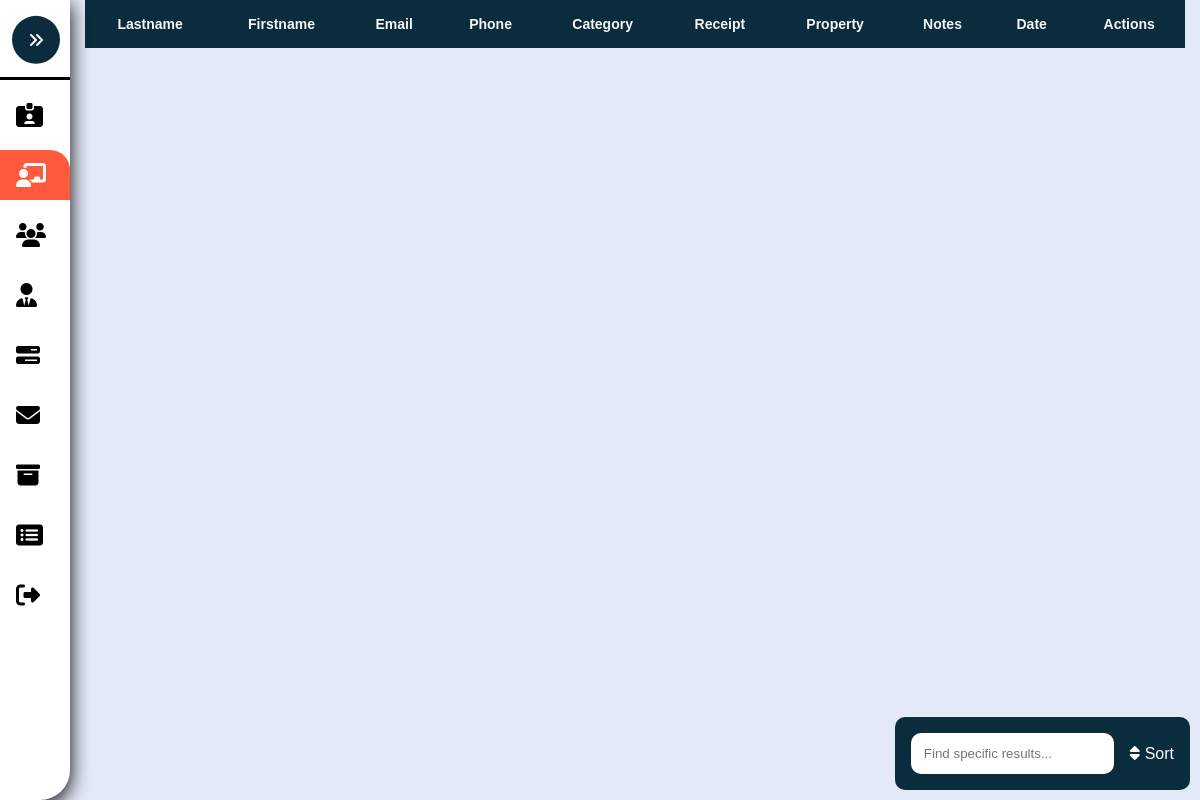
The page /Admin-Pending.php on the database as committed earlier.
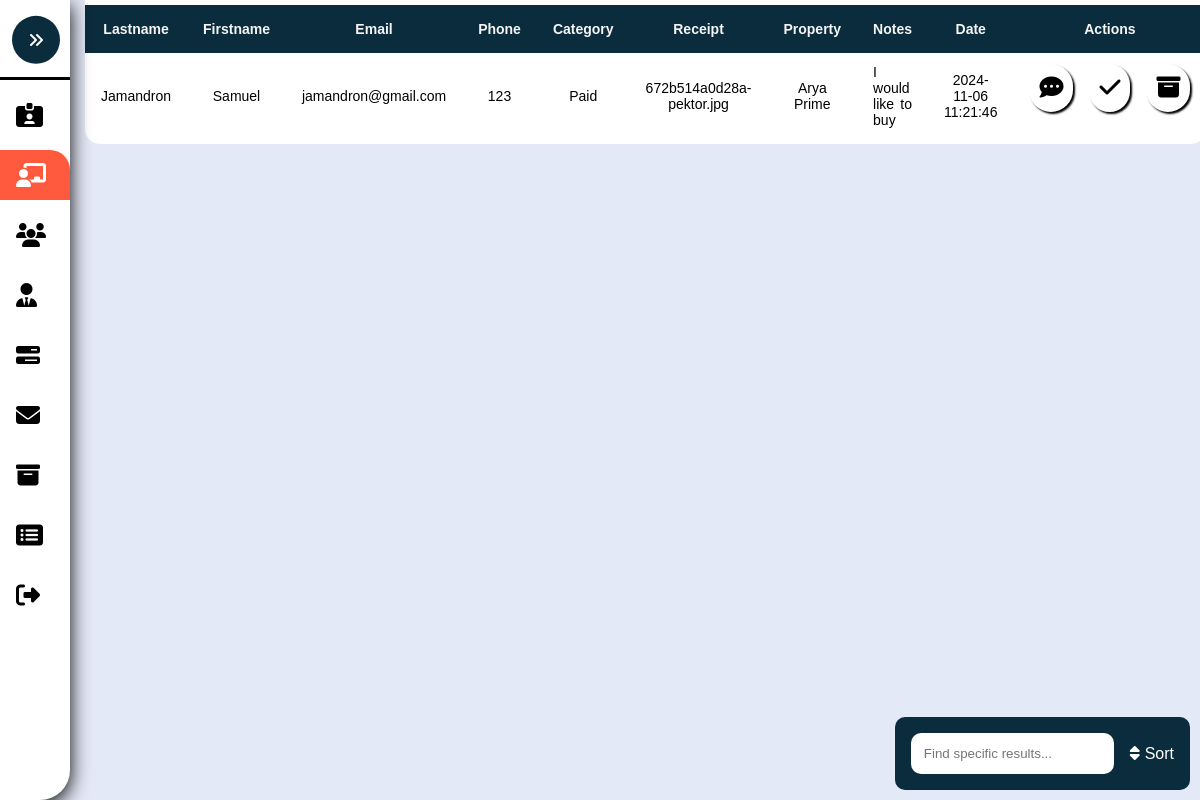
The same page on the database as committed later.
### tables this page shows
CREATE TABLE `pending` (
  `PendingID` int(8) NOT NULL,
  `Lastname` varchar(255) NOT NULL,
  `Firstname` varchar(255) NOT NULL,
  `Email` varchar(255) NOT NULL,
  `Phone` varchar(255) NOT NULL,
  `Message` varchar(255) NOT NULL,
  `Address` varchar(255) NOT NULL,
  `Category` varchar(255) NOT NULL,
  `Receipt` longblob NOT NULL,
  `Date` timestamp NOT NULL DEFAULT current_timestamp(),
  `Status` varchar(255) NOT NULL,
  `Requirements` varchar(255) NOT NULL,
  `UserID` int(8) NOT NULL,
  `PropertyID` int(8) NOT NULL
);

CREATE TABLE `properties` (
  `PropertyID` int(8) NOT NULL,
  `Property` varchar(255) NOT NULL,
  `Description` varchar(255) NOT NULL,
  `Price` varchar(255) NOT NULL,
  `Bedrooms` int(8) NOT NULL,
  `Bathrooms` int(8) NOT NULL,
  `Lot` varchar(255) NOT NULL,
  `Block` varchar(255) NOT NULL,
  `Phase` varchar(255) NOT NULL,
  `Area_sqft` varchar(255) NOT NULL,
  `VirtualTour` varchar(255) NOT NULL,
  `Calendar` timestamp NOT NULL DEFAULT current_timestamp(),
  `Status` varchar(255) NOT NULL,
  `IExterior` longblob DEFAULT NULL,
  `IBedroom` longblob DEFAULT NULL,
  `IBathroom` longblob DEFAULT NULL,
  `IAttic` longblob DEFAULT NULL,
  `IDining` longblob DEFAULT NULL,
  `Role` varchar(255) NOT NULL,
  `UserID` int(7) NOT NULL COMMENT 'Foreign key of User table'
);

### Admin-Pending.php (the view, shortened to what this page needs)
<?php
	include './Assets/Php/Connection.php';
?>
<!DOCTYPE html>
<html>
<head>
	<link rel="stylesheet" type="text/css" href="./Assets/Css/Admin.css?v=<?php echo time(); ?>">
</head>
<body>
	<nav class="sidebar close" id="sidebar">
		<header>
			<figure class="image-container">
			</figure>
			<button class="toggle">
				<i class="fa-solid fa-angles-right"></i>
			</button>
		</header>
		<div class="menu-bar">
			<div class="menu">
				<ul class="menu-links">
					<li class="nav-link">
						<a href="./Admin-Account.php">
							<i class="fa-solid fa-id-card-clip"></i>
						</a>
					</li>
					<li class="nav-link">
						<a href="./Admin-Pending.php" class="active">
							<i class="fa-solid fa-chalkboard-user"></i>
						</a>
					</li>
					<li class="nav-link">
						<a href="./Admin-Users.php" class="dashboard-list-item">
							<i class="fa-solid fa-users"></i>
						</a>
					</li>
					<li class="nav-link">
						<a href="./Admin-Management.php" class="dashboard-list-item">
							<i class="fa-solid fa-user-tie"></i>
						</a>
					</li>
					<li class="nav-link">
						<a href="./Admin-Properties.php" class="dashboard-list-item">
							<i class="fa-solid fa-bars-progress"></i>
						</a>
					</li>
					<li class="nav-link">
						<a href="Admin-Message.php" class="dashboard-list-item">
							<i class="fa-solid fa-envelope"></i>
						</a>
					</li>
					<li class="nav-link">
						<a href="./Admin-Archieve.php" class="dashboard-list-item">
							<i class="fa-solid fa-box-archive"></i>
						</a>
					</li>
					<li class="nav-link">
						<a href="Admin-SoldProperties.php" class="dashboard-list-item">
							<i class="fa-solid fa-rectangle-list"></i>
						</a>
					</li>
					<li class="nav-link">
						<a href="./Assets/Php/Logout.php" class="dashboard-list-item">
							<i class="fa-solid fa-right-from-bracket"></i>
						</a>
					</li>
				</ul>
			</div>
		</div>
	</nav>
	<main class="main">
		<section class="Table-section" id="Table-Section">
			<div class="container">
				<table class="table" id="table">
					<tr>
						<th>Lastname</th>
						<th>Firstname</th>
						<th>Email</th>
						<th>Phone</th>
						<th>Category</th>
						<th>Receipt</th>
						<th>Property</th>
						<th>Notes</th>
						<th>Date</th>
						<th class="action-center">Actions</th>
					</tr>
				<?php
					if(isset($_POST['Sort-btn'])){
						$Sortlist = $_POST['Sort-Option'];
						if($Sortlist == "Paid"){
							$sql = "SELECT * FROM Pending WHERE Category = 'Paid' ";
						}elseif($Sortlist == "Unpaid"){
							$sql = "SELECT * FROM Pending WHERE Category = 'Unpaid' ";
						}elseif($Sortlist == "Testimonial"){
							$sql = "SELECT * FROM Pending WHERE Category = 'Testimonial' ";
						}else{
							$sql = "SELECT * FROM Pending ORDER BY Category ASC";
						}
					}else{
						$sql = "SELECT Pending.*, Properties.Property FROM Pending JOIN Properties ON Pending.PropertyID = Properties.PropertyID";
					}
						$rs = mysqli_query($conn, $sql);
						if($rs){
							while ($row = mysqli_fetch_assoc($rs)) {
								$PendingID = $row['PendingID'];
								$Lastname = $row['Lastname'];
								$Firstname = $row['Firstname'];
								$Email = $row['Email'];
								$Phone = $row['Phone'];
								$Selected_Property = $row['Property'];
								$Message = $row['Message'];
								$Category = $row['Category'];
								$Receipt = $row['Receipt'];
								$Date = $row['Date'];
								echo "
								<tr>
									<td>".$Lastname."</td>
									<td>".$Firstname."</td>
									<td>".$Email."</td>
									<td>".$Phone."</td>
									<td>".$Category."</td>
									<td>".$Receipt."</td>
									<td>".$Selected_Property."</td>
									<td class='note'>".$Message."</td>
									<td>".$Date."</td>
									<td class='td-action'>
										<a href='./Admin-ViewPending.php?ViewID=".$PendingID."' class='custom-tooltip' data-title='View/Edit'>
											<i class='fa-solid fa-comment-dots'></i>
										</a>
										<a href='./Assets/Php/Admin.php?SelectedID=".$PendingID."' onclick='return AcceptConfirmation()'' class='custom-tooltip' data-title='Confirm'>
											<i class='fa-sharp fa-solid fa-check'></i>
										</a>
										<a href='./Assets/Php/Admin.php?archiveID=".$PendingID."&value=Pending' onclick='return archiveConfirmation()'' class='custom-tooltip' data-title='Archive'>
											<i class='fa-solid fa-box-archive' ></i>
										</a>
									</td>
								</tr>
								";
							}
							echo " </table>";
						}
					?>
			</div>
		</section>
		<form method="POST">
			<div class="float-diagram">
				<div class="form-items">
					<input type="search" list="Options" name="Sort-Option" placeholder="Find specific results...">
				</div>
				<button type="submit" name="Sort-btn" ><i class="fa-solid fa-sort"></i> Sort </button>
			</div>
		</form>
	</main>
</body>
</html>

Rows that differ between the two databases and show on the page:
added pending: Lastname "Jamandron", Firstname "Samuel", Email "jamandron@gmail.com", Phone "123", Category "Paid", Receipt "672b514a0d28a-pektor.jpg", PropertyID.Property "Arya Prime", Message "I would like to buy", Date "2024-11-06 11:21:46"
